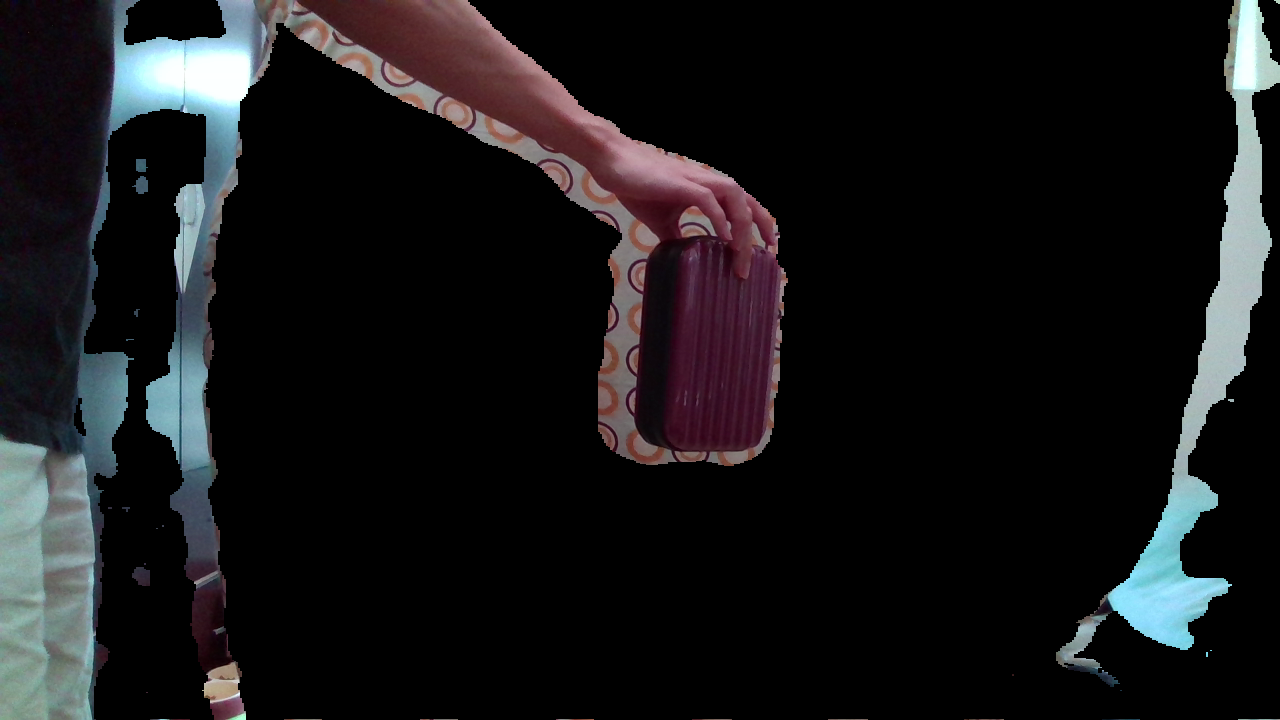
#> input picture catkin_ws/src/camera/src/10_bg_removed.png, 1280 x 720 px
$ python -i detectROI.py   (imports and definitions only)
#> lines starting #> are read from the running program, lines starting #| are printed output that depends on the picture; after the words box and inside, x2 and y2 are one past the last pixel; in counts of white or black regions, pixels touching at a corner belong together
#> further down, picture is the input picture: shape (720, 1280, 3); mean B, G, R 24.3, 22.8, 23.2
import cv2
import time
import numpy as np
from boundingbox_suppression import non_max_suppression_slow

def getRed(img):
	lower_bound_0 = np.array([0, 120, 50])
	upper_bound_0 = np.array([20, 255, 255])
	lower_bound_1 = np.array([160, 120, 50])
	upper_bound_1 = np.array([180, 255, 255])
	hsv_img   = cv2.cvtColor(img, cv2.COLOR_BGR2HSV)
#> hsv_img: shape (720, 1280, 3); mean H, S, V 27.7, 21.5, 27.2
	mask_0 = cv2.inRange(hsv_img, lower_bound_0, upper_bound_0)
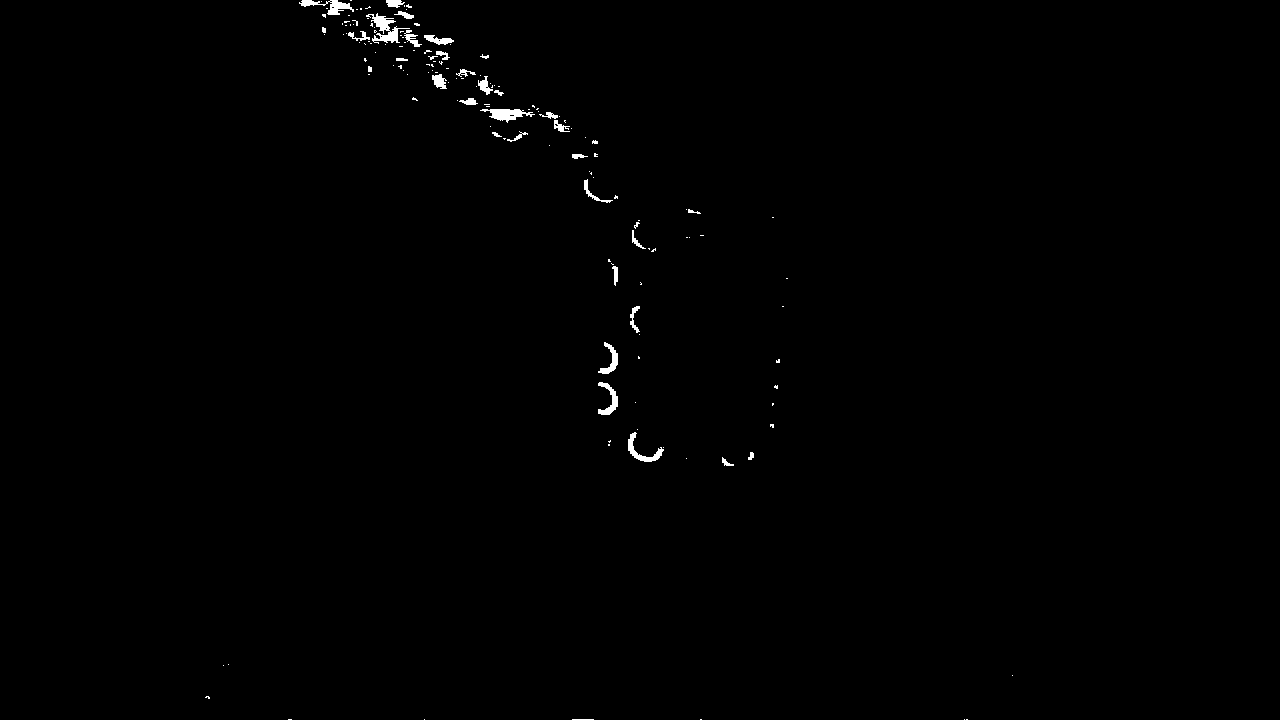
#> mask_0: shape (720, 1280); 0.48% white; 153 white regions (119 under 20 px), largest, box (x1, y1, x2, y2) and area: (366, 13, 410, 44) 466, (480, 109, 535, 123) 367, (299, 0, 354, 15) 330
	mask_1 = cv2.inRange(hsv_img, lower_bound_1, upper_bound_1)
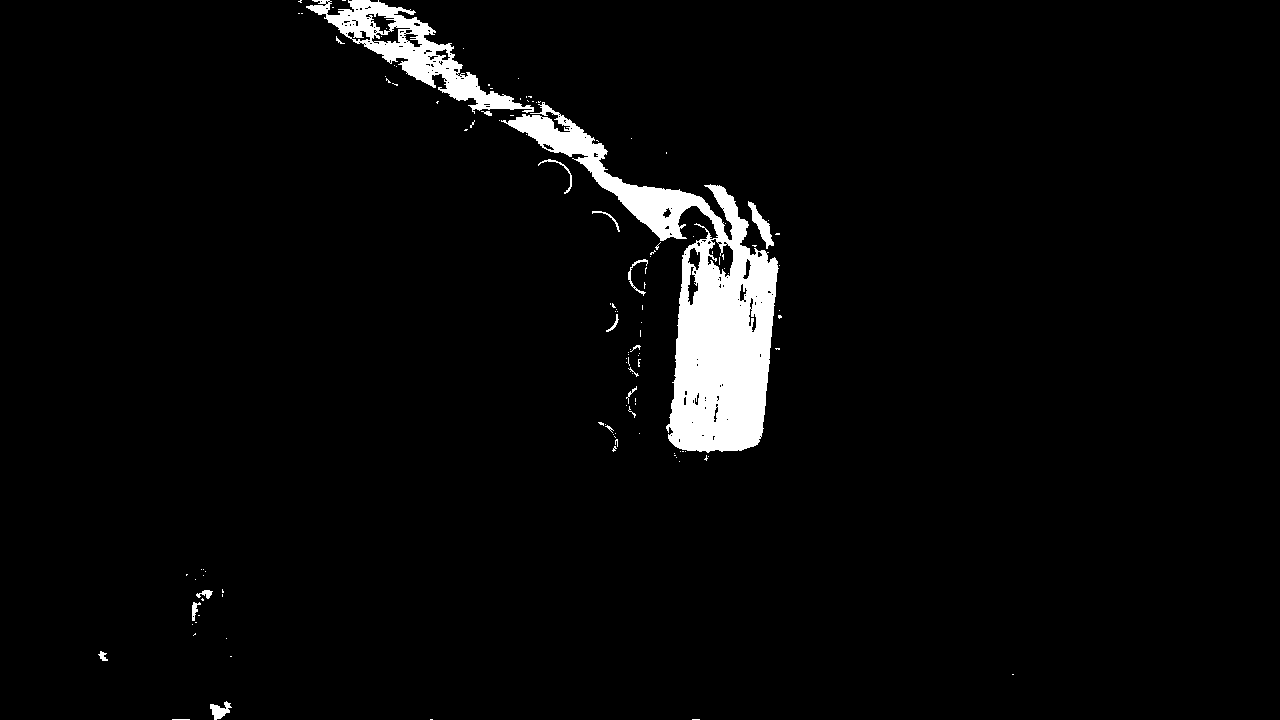
#> mask_1: shape (720, 1280); 3.6% white; 126 white regions (108 under 20 px), largest, box (x1, y1, x2, y2) and area: (501, 102, 779, 453) 24945, (306, 0, 534, 114) 6241, (748, 201, 774, 249) 408
	mask  = cv2.bitwise_or(mask_0, mask_1)
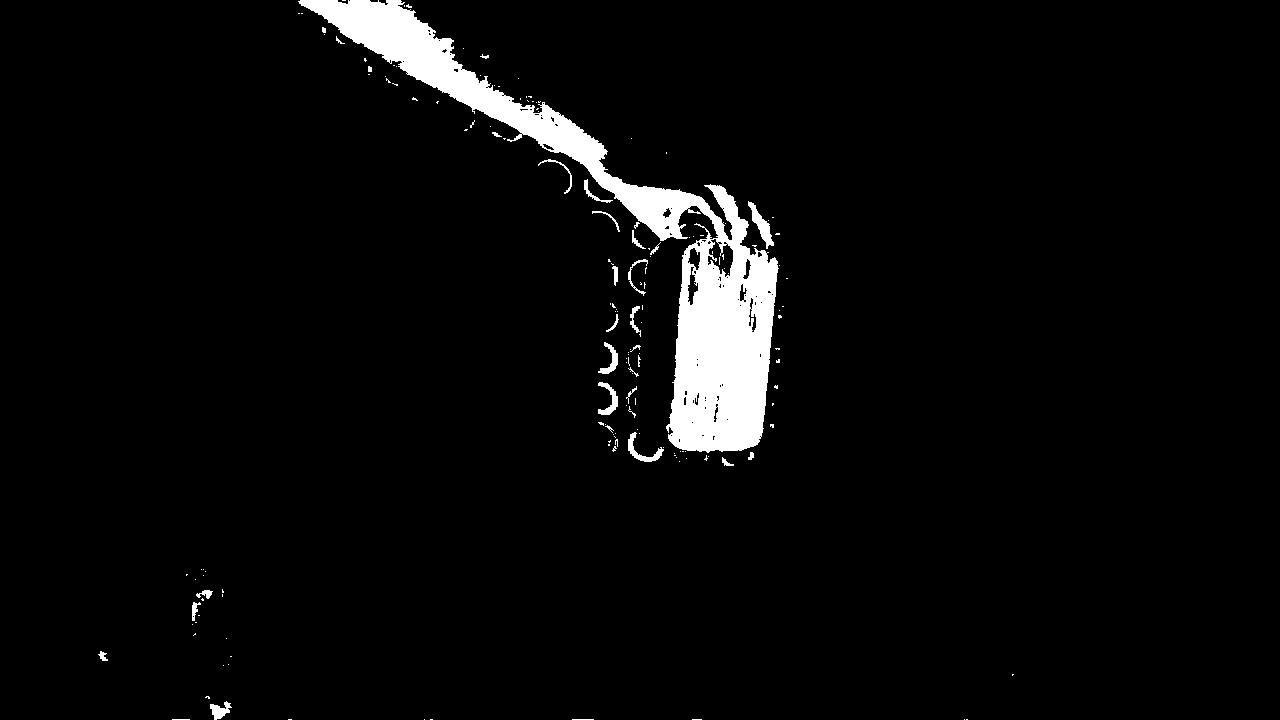
#> mask: shape (720, 1280); 4.1% white; 163 white regions (131 under 20 px), largest, box (x1, y1, x2, y2) and area: (298, 0, 779, 453) 34086, (748, 201, 774, 249) 408, (628, 432, 664, 462) 303
	# cv2.imshow('red', img[:, :, 2])
	# cv2.waitKey(1)
	return mask

# [114 lines left out: functions getRed_rgb, getGreen, getGreen_rgb, getBlue, getBlue_box, getBlue_rgb and 2 more, not called in this run]

	# [105 lines of commented-out code are left out]

>>> import cv2
>>> picture = cv2.imread('10_bg_removed.png')
>>> result = getRed(picture)
